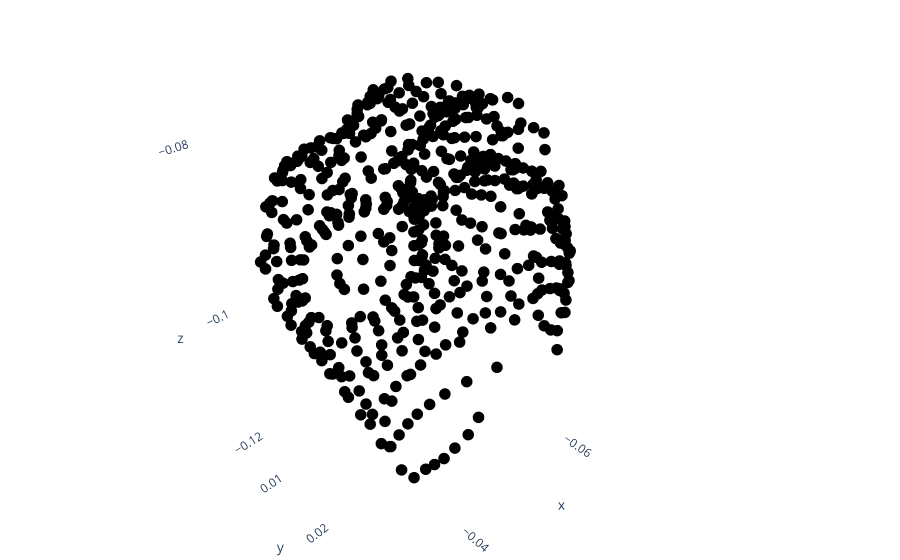

Source (notebook cell):
### Code cell
data = np.genfromtxt("Filtracion VR.csv", delimiter=",")
data = data[-750:-180]

import plotly.graph_objects as go
import numpy as np

layout = go.Layout(
    scene=dict(xaxis=dict(showbackground=False),
               yaxis=dict(showbackground=False),
               zaxis=dict(showbackground=False)),
    margin=dict(
        l=0,
        r=0,
        b=0,
        t=0
    )
)

trace = go.Scatter3d(x=data[:, 0], y=data[:, 1], z=data[:, 2], mode='markers',
                     marker=dict(color='black', size=4))

fig = go.Figure(data=[trace], layout=layout)

fig.show()

### Figure 1 — Plotly figure (JSON) as saved in the notebook; plotly's stock layout.template omitted (floating-point values rounded to 4 significant figures; data arrays with more than 128 entries replaced by an {"elided": "..."} marker saying what was removed)
{"data": [{"marker": {"color": "black", "size": 4}, "mode": "markers", "type": "scatter3d", "x": {"elided": "570 float values"}, "y": {"elided": "570 float values"}, "z": {"elided": "570 float values"}}], "layout": {"margin": {"b": 0, "l": 0, "r": 0, "t": 0}, "scene": {"xaxis": {"showbackground": false}, "yaxis": {"showbackground": false}, "zaxis": {"showbackground": false}}}}
